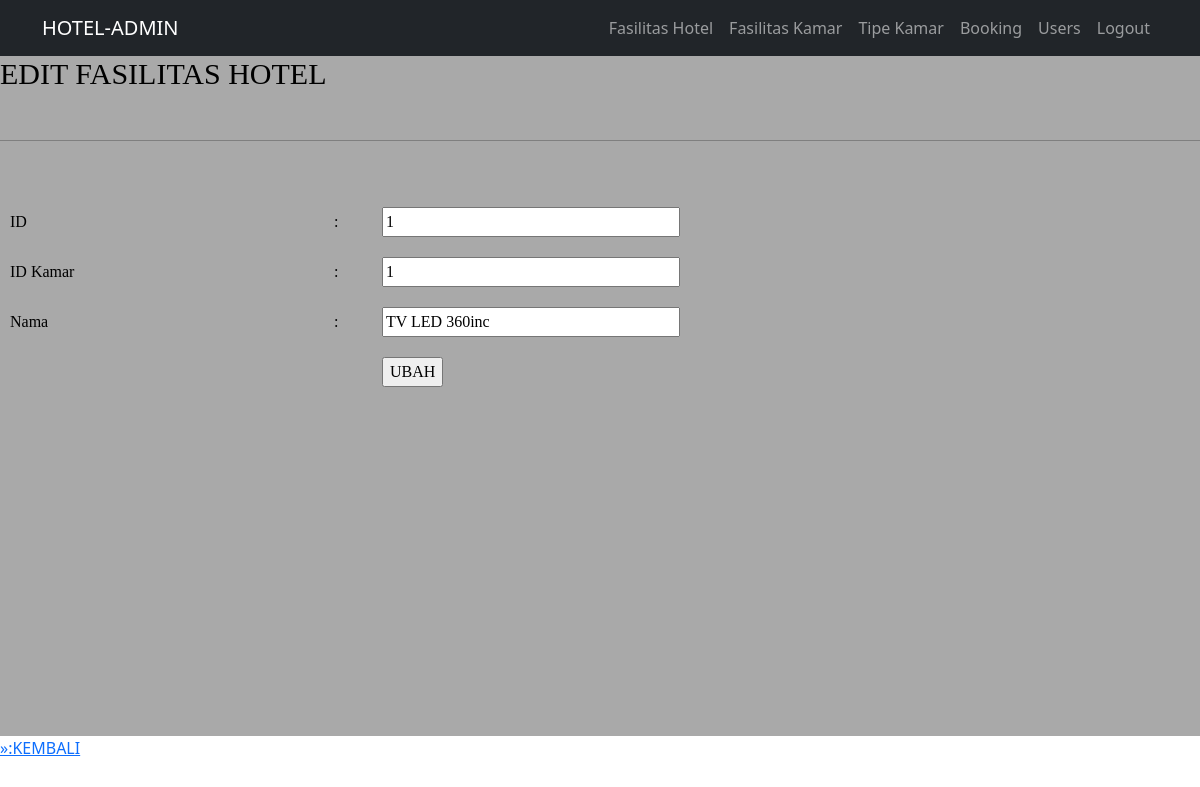
Screenshot of /admin/fasilitasKamar/fas_kamarEdit.php?id=1 (signed in) with the database file from the repository.
### tables this page shows
CREATE TABLE `f_kamar` (
  `id` int(11) NOT NULL,
  `id_tipekamar` int(3) NOT NULL,
  `nama_fasilitas` text DEFAULT NULL
);

### admin/fasilitasKamar/fas_kamarEdit.php (the view, shortened to what this page needs)
<?php
    include "../../koneksi/koneksi.php";
    require_once('../../navbar/navbar_admin.php');
    $getFasKamar = $_GET["id"];
    $editFasKamar = "SELECT * FROM f_kamar WHERE id = '$getFasKamar'";
    $resultFasKamar = mysqli_query($koneksi ,$editFasKamar);
    $dataFasKamar = mysqli_fetch_array($resultFasKamar);
?>
<div class="tambah">
<h3>EDIT FASILITAS HOTEL</h3>
<br><hr><br>
<p>
<?php
        if(!isset($_POST['submit'])){
    ?>
    <form action="" method="post" enctype="multipart/form-data">
        <table width="100%" border=0>
            <tr>
                <td width="27%">ID</td>
                <td width="4%">:</td>
                <td width="69%"><input type="text" name="id" size="30" value="<?php echo $dataFasKamar[0]?>" readonly="readonly"></td>
            </tr>
            <tr>
                <td>ID Kamar</td>
                <td>:</td>
                <td><input type="text" name="id_tipekamar" size="30" value="<?php echo $dataFasKamar[1]?>"></td>
            </tr>
            <tr>
                <td>Nama</td>
                <td>:</td>
                <td><input type="text" name="nama_fasilitas" size="30" value="<?php echo $dataFasKamar[2]?>"></td>
            </tr>
            <tr>
                <td>&nbsp;</td>
                <td>&nbsp;</td>
                <td><input type="submit" name="submit" id="submit" value="UBAH"></td>
            </tr>
        </table>
        </div>
    <?php
        }
    ?>
    <a href="fas_kamarView.php">&raquo:KEMBALI</a>

### admin/fasilitasKamar/fas_kamarEdit.php (style rules this page uses)
td { color: black; padding: 10px; height: 10px; font-family: 'Times New Roman', Times, serif; }
.tambah h3 { font-family: 'Times New Roman', Times, serif; color: black; font-size: 30px; }
.tambah { background-color: #A9A9A9; height: 680px; color: black; }

### rows the page displays
f_kamar: id "1", id_tipekamar "1", nama_fasilitas "TV LED 360inc"
